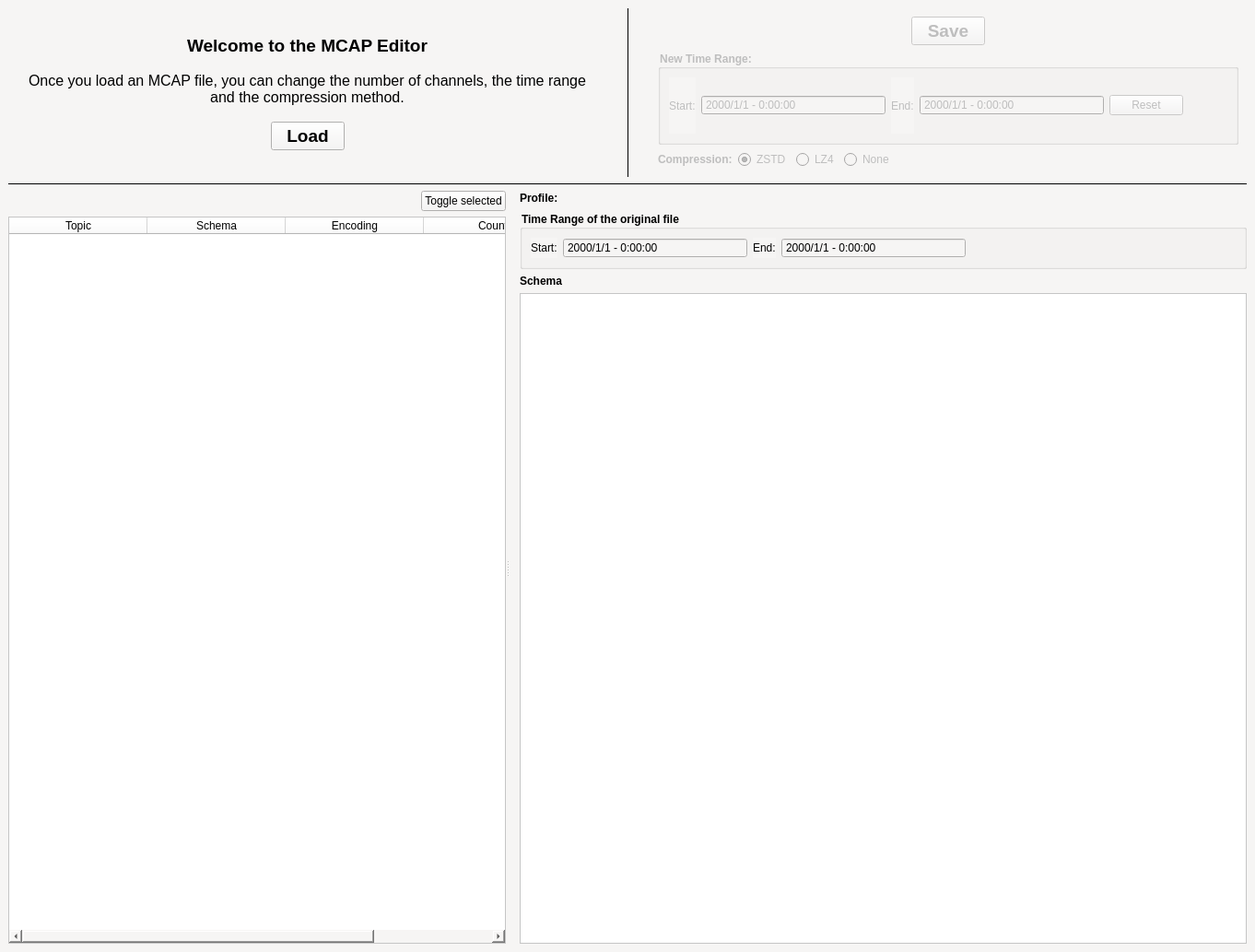
<?xml version="1.0" encoding="UTF-8"?>
<ui version="4.0">
 <class>MainWindow</class>
 <widget class="QMainWindow" name="MainWindow">
  <property name="geometry">
   <rect>
    <x>0</x>
    <y>0</y>
    <width>1362</width>
    <height>1033</height>
   </rect>
  </property>
  <property name="windowTitle">
   <string>MCAP Editor</string>
  </property>
  <property name="styleSheet">
   <string notr="true">background-color: rgb(246, 245, 244);</string>
  </property>
  <widget class="QWidget" name="centralwidget">
   <layout class="QVBoxLayout" name="verticalLayout_4" stretch="0,0,1">
    <item>
     <layout class="QHBoxLayout" name="horizontalLayout_9" stretch="1,0,1">
      <property name="spacing">
       <number>22</number>
      </property>
      <item>
       <widget class="QWidget" name="widget" native="true">
        <layout class="QVBoxLayout" name="verticalLayout_3">
         <item>
          <spacer name="verticalSpacer_2">
           <property name="orientation">
            <enum>Qt::Vertical</enum>
           </property>
           <property name="sizeHint" stdset="0">
            <size>
             <width>20</width>
             <height>20</height>
            </size>
           </property>
          </spacer>
         </item>
         <item>
          <widget class="QLabel" name="label_3">
           <property name="font">
            <font>
             <pointsize>12</pointsize>
            </font>
           </property>
           <property name="text">
            <string>&lt;html&gt;&lt;head/&gt;&lt;body&gt;&lt;p align=&quot;center&quot;&gt;&lt;span style=&quot; font-size:14pt; font-weight:700;&quot;&gt;Welcome to the MCAP Editor&lt;br/&gt;&lt;/span&gt;&lt;br/&gt;Once you load an MCAP file, you can change the number of channels, the time range and the compression method.&lt;/p&gt;&lt;/body&gt;&lt;/html&gt;</string>
           </property>
           <property name="wordWrap">
            <bool>true</bool>
           </property>
          </widget>
         </item>
         <item>
          <layout class="QHBoxLayout" name="horizontalLayout" stretch="0,0,0">
           <property name="topMargin">
            <number>11</number>
           </property>
           <item>
            <spacer name="horizontalSpacer_6">
             <property name="orientation">
              <enum>Qt::Horizontal</enum>
             </property>
             <property name="sizeHint" stdset="0">
              <size>
               <width>40</width>
               <height>20</height>
              </size>
             </property>
            </spacer>
           </item>
           <item>
            <widget class="QPushButton" name="buttonLoad">
             <property name="font">
              <font>
               <pointsize>14</pointsize>
               <bold>true</bold>
              </font>
             </property>
             <property name="focusPolicy">
              <enum>Qt::NoFocus</enum>
             </property>
             <property name="text">
              <string>Load</string>
             </property>
            </widget>
           </item>
           <item>
            <spacer name="horizontalSpacer">
             <property name="orientation">
              <enum>Qt::Horizontal</enum>
             </property>
             <property name="sizeHint" stdset="0">
              <size>
               <width>40</width>
               <height>20</height>
              </size>
             </property>
            </spacer>
           </item>
          </layout>
         </item>
         <item>
          <spacer name="verticalSpacer">
           <property name="orientation">
            <enum>Qt::Vertical</enum>
           </property>
           <property name="sizeHint" stdset="0">
            <size>
             <width>20</width>
             <height>20</height>
            </size>
           </property>
          </spacer>
         </item>
        </layout>
       </widget>
      </item>
      <item>
       <widget class="Line" name="line_2">
        <property name="frameShadow">
         <enum>QFrame::Plain</enum>
        </property>
        <property name="orientation">
         <enum>Qt::Vertical</enum>
        </property>
       </widget>
      </item>
      <item>
       <widget class="QWidget" name="widgetSave" native="true">
        <property name="enabled">
         <bool>false</bool>
        </property>
        <layout class="QVBoxLayout" name="verticalLayout_6">
         <item>
          <layout class="QHBoxLayout" name="horizontalLayout_2" stretch="0,0,0">
           <item>
            <spacer name="horizontalSpacer_7">
             <property name="orientation">
              <enum>Qt::Horizontal</enum>
             </property>
             <property name="sizeHint" stdset="0">
              <size>
               <width>40</width>
               <height>20</height>
              </size>
             </property>
            </spacer>
           </item>
           <item>
            <widget class="QPushButton" name="buttonSave">
             <property name="font">
              <font>
               <pointsize>14</pointsize>
               <bold>true</bold>
              </font>
             </property>
             <property name="focusPolicy">
              <enum>Qt::NoFocus</enum>
             </property>
             <property name="text">
              <string>Save</string>
             </property>
            </widget>
           </item>
           <item>
            <spacer name="horizontalSpacer_5">
             <property name="orientation">
              <enum>Qt::Horizontal</enum>
             </property>
             <property name="sizeHint" stdset="0">
              <size>
               <width>40</width>
               <height>20</height>
              </size>
             </property>
            </spacer>
           </item>
          </layout>
         </item>
         <item>
          <widget class="QGroupBox" name="groupBox1">
           <property name="font">
            <font>
             <bold>true</bold>
            </font>
           </property>
           <property name="title">
            <string>New Time Range:</string>
           </property>
           <property name="flat">
            <bool>true</bool>
           </property>
           <layout class="QHBoxLayout" name="horizontalLayout_4">
            <item>
             <widget class="QLabel" name="label_7">
              <property name="text">
               <string>Start:</string>
              </property>
             </widget>
            </item>
            <item>
             <widget class="QDateTimeEdit" name="dateTimeStartNew">
              <property name="minimumSize">
               <size>
                <width>200</width>
                <height>0</height>
               </size>
              </property>
              <property name="frame">
               <bool>true</bool>
              </property>
              <property name="readOnly">
               <bool>false</bool>
              </property>
              <property name="buttonSymbols">
               <enum>QAbstractSpinBox::NoButtons</enum>
              </property>
              <property name="displayFormat">
               <string>yyyy/M/d - H:mm:ss</string>
              </property>
             </widget>
            </item>
            <item>
             <widget class="QLabel" name="label_8">
              <property name="text">
               <string>End:</string>
              </property>
             </widget>
            </item>
            <item>
             <widget class="QDateTimeEdit" name="dateTimeEndNew">
              <property name="minimumSize">
               <size>
                <width>200</width>
                <height>0</height>
               </size>
              </property>
              <property name="frame">
               <bool>true</bool>
              </property>
              <property name="readOnly">
               <bool>false</bool>
              </property>
              <property name="buttonSymbols">
               <enum>QAbstractSpinBox::NoButtons</enum>
              </property>
              <property name="displayFormat">
               <string>yyyy/M/d - H:mm:ss</string>
              </property>
             </widget>
            </item>
            <item>
             <widget class="QPushButton" name="buttonResetTimeRange">
              <property name="focusPolicy">
               <enum>Qt::NoFocus</enum>
              </property>
              <property name="text">
               <string>Reset</string>
              </property>
             </widget>
            </item>
            <item>
             <spacer name="horizontalSpacer_4">
              <property name="orientation">
               <enum>Qt::Horizontal</enum>
              </property>
              <property name="sizeHint" stdset="0">
               <size>
                <width>40</width>
                <height>20</height>
               </size>
              </property>
             </spacer>
            </item>
           </layout>
          </widget>
         </item>
         <item>
          <layout class="QHBoxLayout" name="horizontalLayout_10">
           <item>
            <widget class="QLabel" name="label_5">
             <property name="font">
              <font>
               <bold>true</bold>
              </font>
             </property>
             <property name="text">
              <string>Compression:</string>
             </property>
            </widget>
           </item>
           <item>
            <widget class="QRadioButton" name="radioZSTD">
             <property name="focusPolicy">
              <enum>Qt::NoFocus</enum>
             </property>
             <property name="text">
              <string>ZSTD</string>
             </property>
             <property name="checked">
              <bool>true</bool>
             </property>
            </widget>
           </item>
           <item>
            <widget class="QRadioButton" name="radioLZ4">
             <property name="focusPolicy">
              <enum>Qt::NoFocus</enum>
             </property>
             <property name="text">
              <string>LZ4</string>
             </property>
            </widget>
           </item>
           <item>
            <widget class="QRadioButton" name="radioNone">
             <property name="focusPolicy">
              <enum>Qt::NoFocus</enum>
             </property>
             <property name="text">
              <string>None</string>
             </property>
            </widget>
           </item>
           <item>
            <spacer name="horizontalSpacer_8">
             <property name="orientation">
              <enum>Qt::Horizontal</enum>
             </property>
             <property name="sizeHint" stdset="0">
              <size>
               <width>40</width>
               <height>20</height>
              </size>
             </property>
            </spacer>
           </item>
          </layout>
         </item>
        </layout>
       </widget>
      </item>
     </layout>
    </item>
    <item>
     <widget class="Line" name="line">
      <property name="frameShadow">
       <enum>QFrame::Plain</enum>
      </property>
      <property name="orientation">
       <enum>Qt::Horizontal</enum>
      </property>
     </widget>
    </item>
    <item>
     <widget class="QSplitter" name="splitter">
      <property name="orientation">
       <enum>Qt::Horizontal</enum>
      </property>
      <widget class="QWidget" name="widgetLeft" native="true">
       <layout class="QVBoxLayout" name="verticalLayout_2">
        <item>
         <layout class="QHBoxLayout" name="horizontalLayout_3">
          <item>
           <spacer name="horizontalSpacer_3">
            <property name="orientation">
             <enum>Qt::Horizontal</enum>
            </property>
            <property name="sizeHint" stdset="0">
             <size>
              <width>40</width>
              <height>20</height>
             </size>
            </property>
           </spacer>
          </item>
          <item>
           <widget class="QPushButton" name="buttonToggleSelected">
            <property name="text">
             <string>Toggle selected</string>
            </property>
           </widget>
          </item>
         </layout>
        </item>
        <item>
         <widget class="QTableWidget" name="tableTopics">
          <property name="styleSheet">
           <string notr="true">background-color: rgb(255, 255, 255);</string>
          </property>
          <property name="editTriggers">
           <set>QAbstractItemView::NoEditTriggers</set>
          </property>
          <property name="selectionMode">
           <enum>QAbstractItemView::ExtendedSelection</enum>
          </property>
          <property name="selectionBehavior">
           <enum>QAbstractItemView::SelectRows</enum>
          </property>
          <property name="sortingEnabled">
           <bool>true</bool>
          </property>
          <attribute name="horizontalHeaderDefaultSectionSize">
           <number>150</number>
          </attribute>
          <attribute name="verticalHeaderVisible">
           <bool>false</bool>
          </attribute>
          <column>
           <property name="text">
            <string>Topic</string>
           </property>
          </column>
          <column>
           <property name="text">
            <string>Schema</string>
           </property>
          </column>
          <column>
           <property name="text">
            <string>Encoding</string>
           </property>
          </column>
          <column>
           <property name="text">
            <string>Count</string>
           </property>
          </column>
         </widget>
        </item>
       </layout>
      </widget>
      <widget class="QWidget" name="widgetRight" native="true">
       <property name="minimumSize">
        <size>
         <width>0</width>
         <height>0</height>
        </size>
       </property>
       <property name="maximumSize">
        <size>
         <width>800</width>
         <height>16777215</height>
        </size>
       </property>
       <layout class="QVBoxLayout" name="verticalLayout">
        <property name="leftMargin">
         <number>11</number>
        </property>
        <property name="topMargin">
         <number>0</number>
        </property>
        <property name="rightMargin">
         <number>0</number>
        </property>
        <item>
         <layout class="QHBoxLayout" name="horizontalLayout_7">
          <property name="topMargin">
           <number>0</number>
          </property>
          <item>
           <widget class="QLabel" name="label_6">
            <property name="font">
             <font>
              <bold>true</bold>
             </font>
            </property>
            <property name="text">
             <string>Profile:</string>
            </property>
           </widget>
          </item>
          <item>
           <widget class="QLineEdit" name="lineProfile">
            <property name="focusPolicy">
             <enum>Qt::NoFocus</enum>
            </property>
            <property name="frame">
             <bool>false</bool>
            </property>
            <property name="readOnly">
             <bool>true</bool>
            </property>
           </widget>
          </item>
         </layout>
        </item>
        <item>
         <widget class="QGroupBox" name="groupBoxTimes">
          <property name="font">
           <font>
            <bold>true</bold>
           </font>
          </property>
          <property name="title">
           <string>Time Range of the original file</string>
          </property>
          <layout class="QHBoxLayout" name="horizontalLayout_5">
           <item>
            <widget class="QLabel" name="label">
             <property name="text">
              <string>Start:</string>
             </property>
            </widget>
           </item>
           <item>
            <widget class="QDateTimeEdit" name="dateTimeStart">
             <property name="minimumSize">
              <size>
               <width>200</width>
               <height>0</height>
              </size>
             </property>
             <property name="frame">
              <bool>true</bool>
             </property>
             <property name="readOnly">
              <bool>true</bool>
             </property>
             <property name="buttonSymbols">
              <enum>QAbstractSpinBox::NoButtons</enum>
             </property>
             <property name="displayFormat">
              <string>yyyy/M/d - H:mm:ss</string>
             </property>
             <property name="timeSpec">
              <enum>Qt::UTC</enum>
             </property>
            </widget>
           </item>
           <item>
            <widget class="QLabel" name="label_2">
             <property name="text">
              <string>End:</string>
             </property>
            </widget>
           </item>
           <item>
            <widget class="QDateTimeEdit" name="dateTimeEnd">
             <property name="minimumSize">
              <size>
               <width>200</width>
               <height>0</height>
              </size>
             </property>
             <property name="frame">
              <bool>true</bool>
             </property>
             <property name="readOnly">
              <bool>true</bool>
             </property>
             <property name="buttonSymbols">
              <enum>QAbstractSpinBox::NoButtons</enum>
             </property>
             <property name="displayFormat">
              <string>yyyy/M/d - H:mm:ss</string>
             </property>
             <property name="timeSpec">
              <enum>Qt::UTC</enum>
             </property>
            </widget>
           </item>
           <item>
            <spacer name="horizontalSpacer_2">
             <property name="orientation">
              <enum>Qt::Horizontal</enum>
             </property>
             <property name="sizeHint" stdset="0">
              <size>
               <width>40</width>
               <height>20</height>
              </size>
             </property>
            </spacer>
           </item>
          </layout>
         </widget>
        </item>
        <item>
         <widget class="QLabel" name="label_4">
          <property name="font">
           <font>
            <bold>true</bold>
           </font>
          </property>
          <property name="text">
           <string>Schema</string>
          </property>
         </widget>
        </item>
        <item>
         <widget class="QPlainTextEdit" name="textSchema">
          <property name="styleSheet">
           <string notr="true">background-color: rgb(255, 255, 255);</string>
          </property>
          <property name="readOnly">
           <bool>true</bool>
          </property>
         </widget>
        </item>
       </layout>
      </widget>
     </widget>
    </item>
   </layout>
  </widget>
 </widget>
 <resources/>
 <connections/>
</ui>
